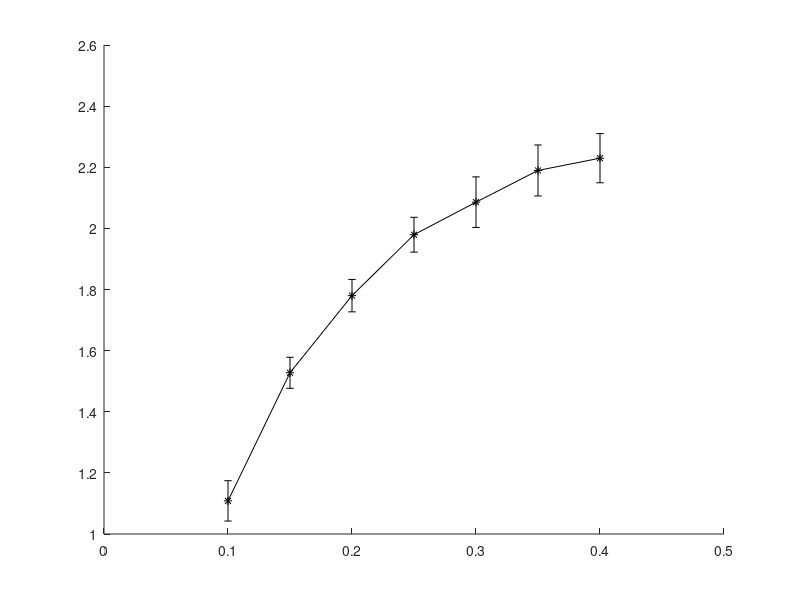

Here is the MATLAB script that generated this plot: (Note: this script raises an error after producing the figure.)
load('hamming_FTP.mat')
k_n = 0.1 : 0.05 : 0.4; nmethod = 4;iters = 100;
MSE_beta = reshape(mean(error_est,1),[numel(k_n),nmethod]);
std_beta = reshape(std(error_est,0,1),[numel(k_n),nmethod]);

figure
hold on 
p1 =  errorbar(k_n, MSE_beta(:,1), 3*std_beta(:,1)/sqrt(iters), 'k-*', 'LineWidth', 1.5, 'MarkerSize',9, 'MarkerFaceColor', 'k');
p2 = errorbar(k_n, MSE_beta(:,2), 3*std_beta(:,2)/sqrt(iters), 'b-^', 'LineWidth', 1.5, 'MarkerSize',9, 'MarkerFaceColor', 'b');
p3 = errorbar(k_n, MSE_beta(:,3), 3*std_beta(:,3)/sqrt(iters), 'r-s', 'LineWidth', 1.5, 'MarkerSize',9, 'MarkerFaceColor', 'r');
xlabel('k/n', 'FontSize', 14)
%ylabel('Relative Estiamtion error', 'FontSize', 14)
%yticks([0 : 0.25 :2])
ax=gca;
ax.FontSize = 14;
xlim([min(k_n) max(k_n)])
xticks(k_n)
lh = legend([p1 p2 p3], {'Naive','EM','EMH'}, 'location', [0.1708  0.7022 0.1768 0.1833]);
lh.NumColumns = 1;
lh.FontSize = 14;
lh.ItemTokenSize = [30 70];  
legend('boxoff')
pos_leg = get(lh,'Position');
grid on
set(gcf, 'Color', 'w');
fig = gcf;
fig.Units               = 'centimeters';
fig.Position(3)         = 8;
fig.Position(4)         = 7;
hold off

